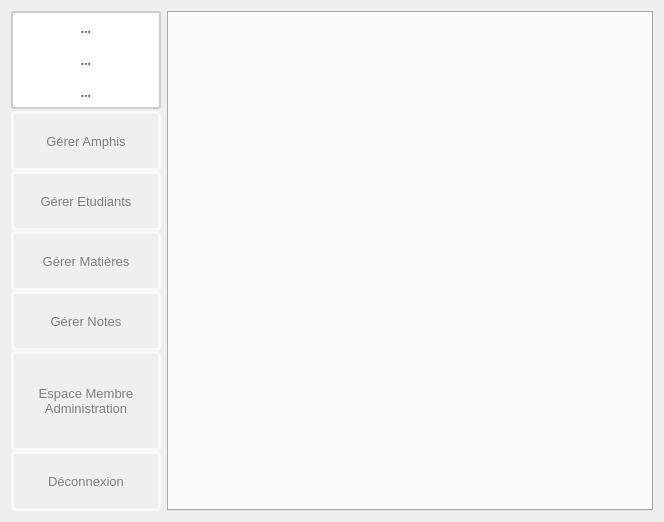
<?xml version="1.0" encoding="UTF-8"?>
<ui version="4.0">
 <class>FenetrePrincipale</class>
 <widget class="QWidget" name="FenetrePrincipale">
  <property name="geometry">
   <rect>
    <x>0</x>
    <y>0</y>
    <width>664</width>
    <height>518</height>
   </rect>
  </property>
  <property name="windowTitle">
   <string>FenetrePrincipale</string>
  </property>
  <property name="styleSheet">
   <string notr="true">FenetrePrincipale { background-color: rgb(249, 249, 249); }

QMessageBox { 
	font-size: 15px;
 }

QSplitter#splitterBoutons QPushButton {
	font-size: 13px;
	font: 75 11pt &quot;MS Shell Dlg 2&quot;;
	background-color: #efefef;
	color: #7e7e7e;
	border: 3px solid  rgb(249, 249, 249);
	border-radius: 5px 5px;
}

QSplitter#splitterBoutons QPushButton:hover {
	background-color: #40b55b;
	font-weight: bold; 
	color:#fff;
}

QSplitter#splitterBoutons QPushButton#boutonDeconnexion:hover {
	background-color: #d0342e;
}

QSplitter#splitterBoutons QPushButton#boutonEspaceMembreAdministration:hover {
	background-color: #2b88c6;
}

QSplitter#splitterLabel QLabel { 
	text-align: center;
	background-color: #fff;
	color: #585858;
	border-radius: 3px 3px;
	margin-bottom: 2px; 
	border: 2px solid #ccc;
}

QLabel#labelAcceuil{
	font: 20pt &quot;OCR A Extended&quot;;
}</string>
  </property>
  <layout class="QGridLayout" name="gridLayout">
   <item row="0" column="0">
    <widget class="QSplitter" name="splitterLabel">
     <property name="minimumSize">
      <size>
       <width>150</width>
       <height>500</height>
      </size>
     </property>
     <property name="orientation">
      <enum>Qt::Vertical</enum>
     </property>
     <property name="handleWidth">
      <number>0</number>
     </property>
     <property name="childrenCollapsible">
      <bool>false</bool>
     </property>
     <widget class="QLabel" name="labelInfosCompte">
      <property name="minimumSize">
       <size>
        <width>0</width>
        <height>0</height>
       </size>
      </property>
      <property name="maximumSize">
       <size>
        <width>16777215</width>
        <height>100</height>
       </size>
      </property>
      <property name="font">
       <font>
        <family>MS Reference Sans Serif</family>
        <weight>75</weight>
        <bold>true</bold>
        <kerning>true</kerning>
       </font>
      </property>
      <property name="text">
       <string>...

...

...</string>
      </property>
      <property name="alignment">
       <set>Qt::AlignCenter</set>
      </property>
     </widget>
     <widget class="QSplitter" name="splitterBoutons">
      <property name="acceptDrops">
       <bool>false</bool>
      </property>
      <property name="orientation">
       <enum>Qt::Vertical</enum>
      </property>
      <property name="opaqueResize">
       <bool>true</bool>
      </property>
      <property name="handleWidth">
       <number>0</number>
      </property>
      <property name="childrenCollapsible">
       <bool>false</bool>
      </property>
      <widget class="QPushButton" name="boutonGererAmphi">
       <property name="minimumSize">
        <size>
         <width>0</width>
         <height>50</height>
        </size>
       </property>
       <property name="maximumSize">
        <size>
         <width>16777215</width>
         <height>100</height>
        </size>
       </property>
       <property name="text">
        <string>Gérer Amphis</string>
       </property>
       <property name="autoDefault">
        <bool>false</bool>
       </property>
       <property name="default">
        <bool>false</bool>
       </property>
      </widget>
      <widget class="QPushButton" name="boutonGererEtudiant">
       <property name="minimumSize">
        <size>
         <width>0</width>
         <height>50</height>
        </size>
       </property>
       <property name="maximumSize">
        <size>
         <width>16777215</width>
         <height>100</height>
        </size>
       </property>
       <property name="text">
        <string>Gérer Etudiants</string>
       </property>
      </widget>
      <widget class="QPushButton" name="boutonGererMatiere">
       <property name="minimumSize">
        <size>
         <width>0</width>
         <height>50</height>
        </size>
       </property>
       <property name="maximumSize">
        <size>
         <width>16777215</width>
         <height>100</height>
        </size>
       </property>
       <property name="text">
        <string>Gérer Matières</string>
       </property>
      </widget>
      <widget class="QPushButton" name="boutonGererNote">
       <property name="minimumSize">
        <size>
         <width>0</width>
         <height>50</height>
        </size>
       </property>
       <property name="maximumSize">
        <size>
         <width>16777215</width>
         <height>100</height>
        </size>
       </property>
       <property name="text">
        <string>Gérer Notes</string>
       </property>
      </widget>
      <widget class="QPushButton" name="boutonEspaceMembreAdministration">
       <property name="minimumSize">
        <size>
         <width>0</width>
         <height>50</height>
        </size>
       </property>
       <property name="maximumSize">
        <size>
         <width>16777215</width>
         <height>100</height>
        </size>
       </property>
       <property name="text">
        <string>Espace Membre
Administration</string>
       </property>
      </widget>
      <widget class="QPushButton" name="boutonDeconnexion">
       <property name="minimumSize">
        <size>
         <width>0</width>
         <height>50</height>
        </size>
       </property>
       <property name="maximumSize">
        <size>
         <width>16777215</width>
         <height>100</height>
        </size>
       </property>
       <property name="text">
        <string>Déconnexion</string>
       </property>
      </widget>
     </widget>
    </widget>
   </item>
   <item row="0" column="1">
    <widget class="QTabWidget" name="tabPrincipal">
     <property name="tabPosition">
      <enum>QTabWidget::North</enum>
     </property>
     <property name="tabShape">
      <enum>QTabWidget::Rounded</enum>
     </property>
     <property name="currentIndex">
      <number>0</number>
     </property>
     <property name="elideMode">
      <enum>Qt::ElideNone</enum>
     </property>
     <property name="usesScrollButtons">
      <bool>true</bool>
     </property>
     <property name="documentMode">
      <bool>false</bool>
     </property>
     <property name="tabsClosable">
      <bool>false</bool>
     </property>
     <property name="movable">
      <bool>false</bool>
     </property>
     <property name="tabBarAutoHide">
      <bool>true</bool>
     </property>
     <widget class="QWidget" name="supprimerMembreAdministration">
      <attribute name="title">
       <string>Supprimer Membre Administration</string>
      </attribute>
      <layout class="QGridLayout" name="gridLayout_2">
       <item row="0" column="0">
        <layout class="QHBoxLayout" name="horizontalLayout">
         <item>
          <spacer name="horizontalSpacer">
           <property name="orientation">
            <enum>Qt::Horizontal</enum>
           </property>
           <property name="sizeHint" stdset="0">
            <size>
             <width>40</width>
             <height>20</height>
            </size>
           </property>
          </spacer>
         </item>
         <item>
          <widget class="QLabel" name="labelAcceuil">
           <property name="minimumSize">
            <size>
             <width>300</width>
             <height>0</height>
            </size>
           </property>
           <property name="maximumSize">
            <size>
             <width>500</width>
             <height>500</height>
            </size>
           </property>
           <property name="text">
            <string/>
           </property>
           <property name="pixmap">
            <pixmap resource="ressources.qrc">:/imgs/images/logo.png</pixmap>
           </property>
           <property name="scaledContents">
            <bool>true</bool>
           </property>
           <property name="alignment">
            <set>Qt::AlignCenter</set>
           </property>
          </widget>
         </item>
         <item>
          <spacer name="horizontalSpacer_2">
           <property name="orientation">
            <enum>Qt::Horizontal</enum>
           </property>
           <property name="sizeHint" stdset="0">
            <size>
             <width>40</width>
             <height>20</height>
            </size>
           </property>
          </spacer>
         </item>
        </layout>
       </item>
      </layout>
     </widget>
    </widget>
   </item>
  </layout>
 </widget>
 <layoutdefault spacing="6" margin="11"/>
 <resources>
  <include location="ressources.qrc"/>
 </resources>
 <connections/>
</ui>
